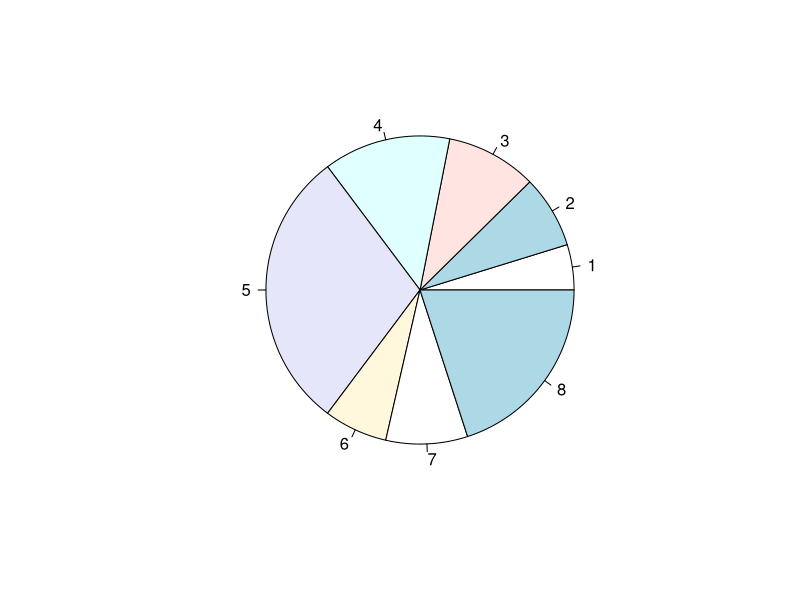

Write R code to recreate this figure.
promedio <- function(v)
{
  s <- 0
  n <- length(v)
  for (i in 1:n){
    s <- s + v[i]
  }
  return (s/n)
}
varianza <- function(v)
{ 
  s <- 0
  n <- length(v)
  for (i in 1:n){
    s <- s + (v[i]-a)^2
  }
  return (s/(n-1))
}
desviacion <- function(v)
{  
  z=sqrt(b)
  return (z)
}
#Entrada
v <- c(5,8,10,14,31,7,9,21)
#Proceso
a = promedio(v)
b = varianza(v)
z = desviacion(v)
#Salida
print(a)
print(b)
print(z)
pie(v)